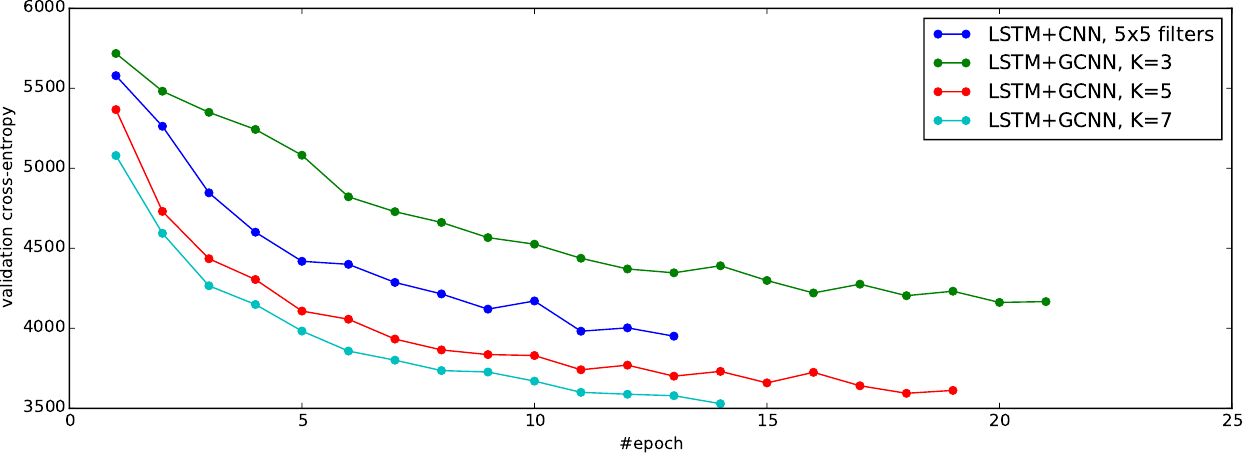

Reproduce this figure in Python.
import matplotlib.pyplot as plt

conv1_5x5 = [5579, 5263, 4847, 4601, 4419, 4400, 4287, 4215, 4120, 4171, 3982, 4003, 3951]
gconv1_K3 = [5718, 5482, 5350, 5243, 5082, 4822, 4729, 4662, 4567, 4526, 4438, 4371, 4347, 4391, 4299, 4221, 4276, 4204, 4232, 4162, 4167]
gconv1_K5 = [5367, 4731, 4435, 4305, 4108, 4057, 3933, 3865, 3836, 3830, 3741, 3770, 3701, 3731, 3659, 3725, 3641, 3594, 3612]
gconv1_K7 = [5080, 4594, 4266, 4149, 3983, 3858, 3801, 3736, 3727]

plt.figure(figsize=(15,5))
plt.plot(range(1,len(conv1_5x5)+1), conv1_5x5, '.-', markersize=12, label='LSTM+CNN, 5x5 filters')
plt.plot(range(1,len(gconv1_K3)+1), gconv1_K3, '.-', markersize=12, label='LSTM+GCNN, K=3')
plt.plot(range(1,len(gconv1_K5)+1), gconv1_K5, '.-', markersize=12, label='LSTM+GCNN, K=5')
plt.plot(range(1,len(gconv1_K7)+1), gconv1_K7, '.-', markersize=12, label='LSTM+GCNN, K=7')
plt.legend()
plt.xlabel('#epoch')
plt.ylabel('validation cross-entropy')
plt.savefig('moving_mnist.pdf')
